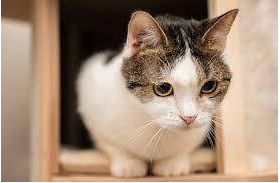
#> input picture opencv-operation/HighGUI/cat.jpg, 280 x 183 px
$ python imgShift.py
#> lines starting #> are read from the running program, lines starting #| are printed output that depends on the picture
import cv2
import numpy as np


def translate(img,x:int,y:int):
    """
    :param img: 图像
    :param x: 向右平移多少
    :param y: 向下平移多少
    :return: img
    """
    M = np.float32([[1,0,x],[0,1,y]])
    shifted = cv2.warpAffine(img,M,(img.shape[1],img.shape[0]))
    return shifted

if __name__ == '__main__':
    img = cv2.imread('cat.jpg')
#> img is the input picture: shape (183, 280, 3); mean B, G, R 120.1, 139.9, 164.8

    for x,y in zip(range(10,30,10),range(30,10,-10)):
        print(x,y)
        shifted = translate(img,x,y)
        cv2.imshow('shift',shifted)
        cv2.waitKey(0)
#> this loop made 2 passes
#> pass 1, in translate, `shifted = cv2.warpAffine(img,M,(img.shape[1],img.shape[0]))`:
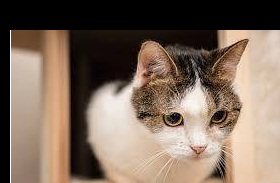
#> shifted: shape (183, 280, 3); mean B, G, R 92.7, 107.5, 126
#> pass 2, in translate (call 2), `shifted = cv2.warpAffine(img,M,(img.shape[1],img.shape[0]))`:
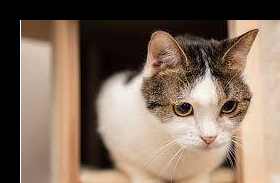
#> shifted: shape (183, 280, 3); mean B, G, R 94.2, 110, 129.7
